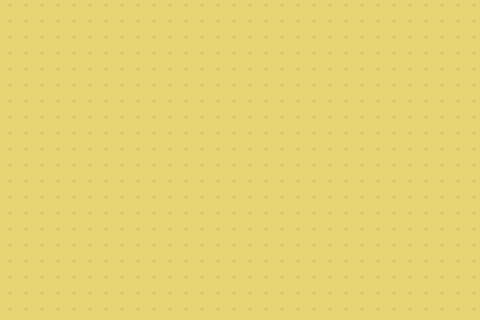

Tiled map render using the project's own tile images. Description and the map definition, with tile-layer contents summarised, below:
An orthogonal 30x20 tile map with 16x16 px tiles, 1 tile layer (Tile Layer 1).

<map version="1.10" tiledversion="1.10.2" orientation="orthogonal" renderorder="right-down" width="30" height="20" tilewidth="16" tileheight="16" infinite="0" nextlayerid="2" nextobjectid="1">
 <editorsettings>
  <export target="test.json" format="json" />
 </editorsettings>
 <tileset firstgid="1" name="spr_tileset_sunnysideworld_16px" tilewidth="16" tileheight="16" tilecount="4096" columns="64">
  <image source="../spr_tileset_sunnysideworld_16px.png" width="1024" height="1024" />
 </tileset>
 <layer id="1" name="Tile Layer 1" width="30" height="20">
  <data>[600 cells, 600 non-empty, 1 distinct tile ids]</data>
 </layer>
</map>
